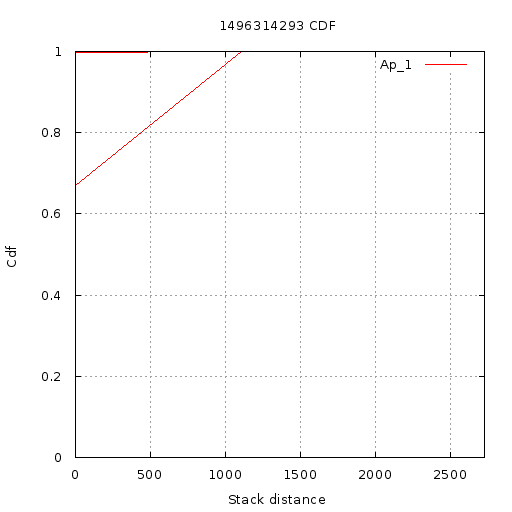

Write the gnuplot code that produced this figure.
set terminal  png size 512,512 font 'Verdana, 10'
set title "1496314293 CDF"
set output '//home//cat//Documents//CACHE//Results//PlotData//Shared//1496314293//CDF//10//cdf.png'
set ylabel "Cdf"
set yrange [0:1]
set xlabel "Stack distance"
set xrange [1.000000:2725.000000]
set grid xtics ytics
plot '//home//cat//Documents//CACHE//Results//PlotData//Shared//1496314293//CDF//10//App_1.txt' using 1:2 with lines title 'Ap_1'
set terminal  png size 512,512 font 'Verdana, 10'
set title "1496314293 CDF"
set output '//home//cat//Documents//CACHE//Results//PlotData//Shared//1496314293//CDF//10//cdf.png'
set ylabel "Cdf"
set yrange [0:1]
set xlabel "Stack distance"
set xrange [1.000000:2725.000000]
set grid xtics ytics
plot '//home//cat//Documents//CACHE//Results//PlotData//Shared//1496314293//CDF//10//App_1.txt' using 1:2 with lines title 'Ap_1'
set terminal  png size 512,512 font 'Verdana, 10'
set title "1496314293 CDF"
set output '//home//cat//Documents//CACHE//Results//PlotData//Shared//1496314293//CDF//10//cdf.png'
set ylabel "Cdf"
set yrange [0:1]
set xlabel "Stack distance"
set xrange [1.000000:2725.000000]
set grid xtics ytics
plot '//home//cat//Documents//CACHE//Results//PlotData//Shared//1496314293//CDF//10//App_1.txt' using 1:2 with lines title 'Ap_1'
set terminal  png size 512,512 font 'Verdana, 10'
set title "1496314293 CDF"
set output '//home//cat//Documents//CACHE//Results//PlotData//Shared//1496314293//CDF//10//cdf.png'
set ylabel "Cdf"
set yrange [0:1]
set xlabel "Stack distance"
set xrange [1.000000:2725.000000]
set grid xtics ytics
plot '//home//cat//Documents//CACHE//Results//PlotData//Shared//1496314293//CDF//10//App_1.txt' using 1:2 with lines title 'Ap_1'
